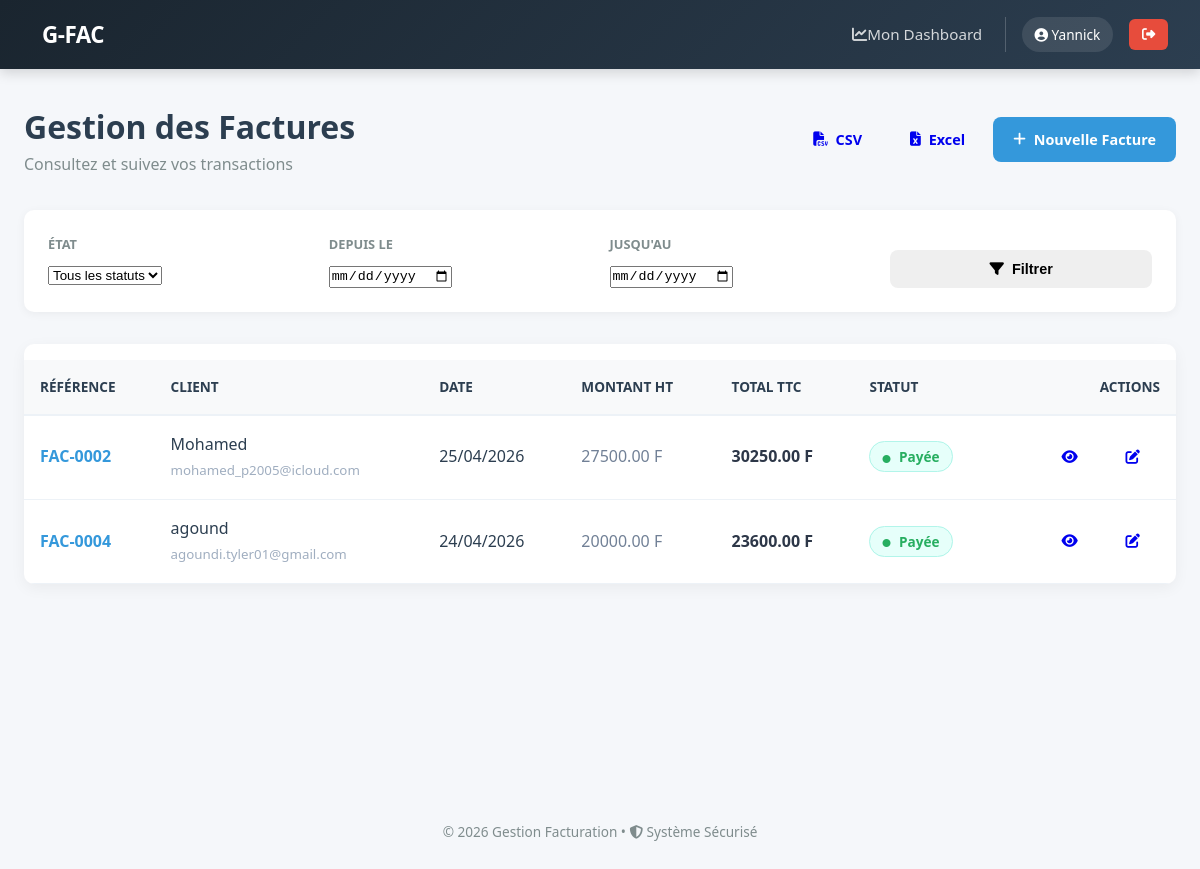
The page /factures/ (signed in) on the database its author committed.
### factures/models.py (models this page shows, shortened)
class Facture(models.Model):
    STATUTS = [
        ('brouillon', 'Brouillon'),
        ('envoyee',   'Envoyée'),
        ('payee',     'Payée'),
    ]
    client        = models.ForeignKey(Client, on_delete=models.CASCADE)
    date          = models.DateField()
    statut        = models.CharField(max_length=20, choices=STATUTS, default='brouillon')
    montant_ht    = models.DecimalField(max_digits=12, decimal_places=2, default=0)
    taux_tva      = models.DecimalField(max_digits=5,  decimal_places=2, default=18)
    montant_tva   = models.DecimalField(max_digits=12, decimal_places=2, default=0)
    montant_total = models.DecimalField(max_digits=12, decimal_places=2, default=0)
    created_at    = models.DateTimeField(auto_now_add=True)
    updated_at    = models.DateTimeField(auto_now=True)
    class Meta:
        ordering = ('-date',)

### clients/models.py (models this page shows, shortened)
class Client(models.Model):
    nom        = models.CharField(max_length=200)
    email      = models.EmailField(unique=True)
    telephone  = models.CharField(max_length=20, blank=True)
    adresse    = models.TextField(blank=True)
    created_at = models.DateTimeField(auto_now_add=True)
    updated_at = models.DateTimeField(auto_now=True)
    class Meta:
        ordering = ('-created_at',)

### factures/views.py (the view)
# urls.py: path('',                    views.facture_list,   name='facture_list'),
@login_required
def facture_list(request):
    factures = Facture.objects.select_related('client').all()
    if request.GET.get('statut'):
        factures = factures.filter(statut=request.GET['statut'])
    if request.GET.get('date_debut'):
        factures = factures.filter(date__gte=request.GET['date_debut'])
    if request.GET.get('date_fin'):
        factures = factures.filter(date__lte=request.GET['date_fin'])
    return render(request, 'factures/facture_list.html', {'factures': factures})

### templates/factures/facture_list.html (shortened to what this page needs)
{% extends 'base.html' %}
{% block content %}
<div class="header-actions">
    <div>
        <h1 style="margin:0;">Gestion des Factures</h1>
        <p style="color: #7f8c8d; margin: 0;">Consultez et suivez vos transactions</p>
    </div>
    <div class="btn-group">
        <a href="{% url 'export_csv' %}" class="btn btn-outline" title="Exporter en CSV">
            <i class="fas fa-file-csv"></i> CSV
        </a>
        <a href="{% url 'export_excel' %}" class="btn btn-outline" title="Exporter en Excel">
            <i class="fas fa-file-excel"></i> Excel
        </a>
        <a href="{% url 'facture_create' %}" class="btn btn-primary">
            <i class="fas fa-plus"></i> Nouvelle Facture
        </a>
    </div>
</div>
<div class="filter-section">
    <form method="get" class="filter-grid">
        <div class="filter-group">
            <label>État</label>
            <select name="statut">
                <option value="">Tous les statuts</option>
            </select>
        </div>
        <div class="filter-group">
            <label>Depuis le</label>
            <input type="date" name="date_debut" value="{{ request.GET.date_debut }}">
        </div>
        <div class="filter-group">
            <label>Jusqu'au</label>
            <input type="date" name="date_fin" value="{{ request.GET.date_fin }}">
        </div>
        <div class="filter-group">
            <button type="submit" class="btn btn-info" style="width: 100%;">
                <i class="fas fa-filter"></i> Filtrer
            </button>
        </div>
    </form>
</div>
<div class="table-container">
    <table>
        <thead>
            <tr>
                <th>Référence</th>
                <th>Client</th>
                <th>Date</th>
                <th>Montant HT</th>
                <th>Total TTC</th>
                <th>Statut</th>
                <th style="text-align: right;">Actions</th>
            </tr>
        </thead>
        <tbody>
            {% for facture in factures %}
            <tr>
                <td>
                    <span style="font-weight: 600; color: #3498db;">
                        FAC-{{ facture.pk|stringformat:"04d" }}
                    </span>
                </td>
                <td>
                    <div style="font-weight: 500;">{{ facture.client.nom }}</div>
                    <small style="color: #a0aec0;">{{ facture.client.email }}</small>
                </td>
                <td>{{ facture.date|date:"d/m/Y" }}</td>
                <td style="color: #718096;">{{ facture.montant_ht }} F</td>
                <td>
                    <strong style="color: #2d3748;">{{ facture.montant_total }} F</strong>
                </td>
                <td>
                    <span class="badge badge-{{ facture.statut }}">
                        <i class="fas fa-circle" style="font-size: 0.5rem; vertical-align: middle; margin-right: 5px;"></i>
                        {{ facture.get_statut_display }}
                    </span>
                </td>
                <td style="text-align: right;">
                    <div class="btn-group" style="justify-content: flex-end;">
                        <a href="{% url 'facture_detail' facture.pk %}" class="btn btn-sm btn-light" title="Voir">
                            <i class="fas fa-eye"></i>
                        </a>
                        <a href="{% url 'facture_edit' facture.pk %}" class="btn btn-sm btn-light" title="Modifier">
                            <i class="fas fa-edit"></i>
                        </a>
                    </div>
                </td>
            </tr>
            {% endfor %}
        </tbody>
    </table>
</div>
{% endblock %}

### templates/base.html (shortened to what this page needs)
<!DOCTYPE html>
<html lang="fr">
<head>
    <link rel="stylesheet" href="https://cdnjs.cloudflare.com/ajax/libs/font-awesome/6.4.0/css/all.min.css">
</head>
<body>
<nav class="navbar">
    <div class="brand">
         G-FAC
    </div>
    <div class="nav-links">
        {% if user.is_authenticated %}
            {% if user.profile.role != 'client' %}
                <a href="{% url 'client_list' %}"><i class="fas fa-users"></i>Clients</a>
                <a href="{% url 'facture_list' %}"><i class="fas fa-file-alt"></i>Factures</a>
                <a href="{% url 'paiement_list' %}"><i class="fas fa-credit-card"></i>Paiements</a>
            {% else %}
                <a href="{% url 'dashboard' %}"><i class="fas fa-chart-line"></i>Mon Dashboard</a>
            {% endif %}
            <div class="user-group">
                <span class="user-badge">
                    <i class="fas fa-user-circle"></i> {{ user.username|capfirst }}
                </span>
                <form method="post" action="{% url 'logout' %}" style="display:inline;">
                    <button type="submit" class="btn-logout" title="Déconnexion">
                        <i class="fas fa-sign-out-alt"></i>
                    </button>
                </form>
            </div>
        {% else %}
            <a href="{% url 'login' %}" class="btn btn-primary">
                <i class="fas fa-sign-in-alt"></i> Connexion
            </a>
        {% endif %}
    </div>
</nav>
<main class="container">
    {% block content %}{% endblock %}
</main>
<footer style="text-align: center; padding: 3rem; color: var(--text-light); font-size: 0.85rem;">
    &copy; 2026 Gestion Facturation &bull; <i class="fas fa-shield-alt"></i> Système Sécurisé
</footer>
</body>
</html>

### templates/base.html (style rules this page uses)
:root { --primary-dark: #1a252f; --primary-light: #2c3e50; --accent: #3498db; --accent-hover: #2980b9; --success: #27ae60; --success-hover: #219150; --danger: #e74c3c; --danger-hover: #c0392b; --warning: #f39c12; --bg-body: #f5f7fa; --text-main: #2c3e50; --text-light: #7f8c8d; --white: #ffffff; }
* { margin: 0; padding: 0; box-sizing: border-box; }
body { font-family: 'Segoe UI', Roboto, Helvetica, Arial, sans-serif; background: var(--bg-body); color: var(--text-main); line-height: 1.6; }
.navbar { background: linear-gradient(135deg, var(--primary-dark) 0%, var(--primary-light) 100%); padding: 0.8rem 2rem; display: flex; justify-content: space-between; align-items: center; box-shadow: 0 4px 12px rgba(0,0,0,0.15); position: sticky; top: 0; z-index: 1000; }
.navbar .brand { font-size: 1.4rem; font-weight: 800; color: white; letter-spacing: -0.5px; display: flex; align-items: center; gap: 10px; }
.navbar .nav-links { display: flex; align-items: center; gap: 0.5rem; }
.navbar a { color: rgba(255,255,255,0.8); text-decoration: none; padding: 0.6rem 0.9rem; border-radius: 8px; transition: all 0.2s ease; font-weight: 500; font-size: 0.95rem; }
.user-group { display: flex; align-items: center; gap: 1rem; padding-left: 1rem; border-left: 1px solid rgba(255,255,255,0.2); }
.user-badge { color: white; background: rgba(255,255,255,0.1); padding: 0.4rem 0.8rem; border-radius: 20px; font-size: 0.85rem; }
.btn-logout { background: var(--danger); color: white; border: none; padding: 0.5rem 0.8rem; border-radius: 6px; cursor: pointer; transition: all 0.3s ease; }
.btn { display: inline-flex; align-items: center; justify-content: center; gap: 8px; padding: 0.7rem 1.25rem; border-radius: 8px; font-weight: 600; font-size: 0.9rem; text-decoration: none; cursor: pointer; transition: all 0.2s ease; border: none; }
.btn-primary { background: var(--accent); color: var(--white); }
table { width: 100%; border-collapse: collapse; margin-top: 1rem; }
th { text-align: left; padding: 12px; color: var(--text-light); font-size: 0.85rem; text-transform: uppercase; border-bottom: 2px solid #edf2f7; }
td { padding: 15px 12px; border-bottom: 1px solid #edf2f7; vertical-align: middle; }
.container { max-width: 1200px; margin: 2rem auto; padding: 0 1.5rem; min-height: 80vh; }
.badge { padding: 4px 12px; border-radius: 50px; font-size: 0.75rem; font-weight: 700; }
.badge-payee { background: #d5f4e6; color: var(--success); }

### templates/factures/facture_list.html (style rules this page uses)
.header-actions { display: flex; justify-content: space-between; align-items: center; margin-bottom: 2rem; }
.filter-section { background: white; padding: 1.5rem; border-radius: 10px; box-shadow: 0 2px 10px rgba(0,0,0,0.05); margin-bottom: 2rem; }
.filter-grid { display: grid; grid-template-columns: repeat(auto-fit, minmax(180px, 1fr)); gap: 1.2rem; align-items: flex-end; }
.filter-group label { display: block; font-size: 0.8rem; font-weight: 700; color: #7f8c8d; margin-bottom: 0.5rem; text-transform: uppercase; }
.table-container { background: white; border-radius: 10px; overflow: hidden; box-shadow: 0 4px 15px rgba(0,0,0,0.05); }
table { width: 100%; border-collapse: collapse; }
th { background: #f8f9fa; color: #2c3e50; font-weight: 600; padding: 1rem; text-align: left; border-bottom: 2px solid #edf2f7; }
td { padding: 1rem; border-bottom: 1px solid #edf2f7; vertical-align: middle; }
.badge { padding: 5px 12px; border-radius: 20px; font-size: 0.85rem; font-weight: 600; }
.badge-payee { background: #e6fffa; color: #27ae60; border: 1px solid #b2f5ea; }
.btn-group { display: flex; gap: 0.5rem; }

### rows shown on the page
Facture: pk "0002", client.nom "Mohamed", client.email "mohamed_p2005@icloud.com", date "25/04/2026", montant_ht "27500.00", montant_total "30250.00", statut "Payée"
Facture: pk "0004", client.nom "agound", client.email "agoundi.tyler01@gmail.com", date "24/04/2026", montant_ht "20000.00", montant_total "23600.00", statut "Payée"

### other values the page prints
{{ user.username|capfirst }} "Yannick"
